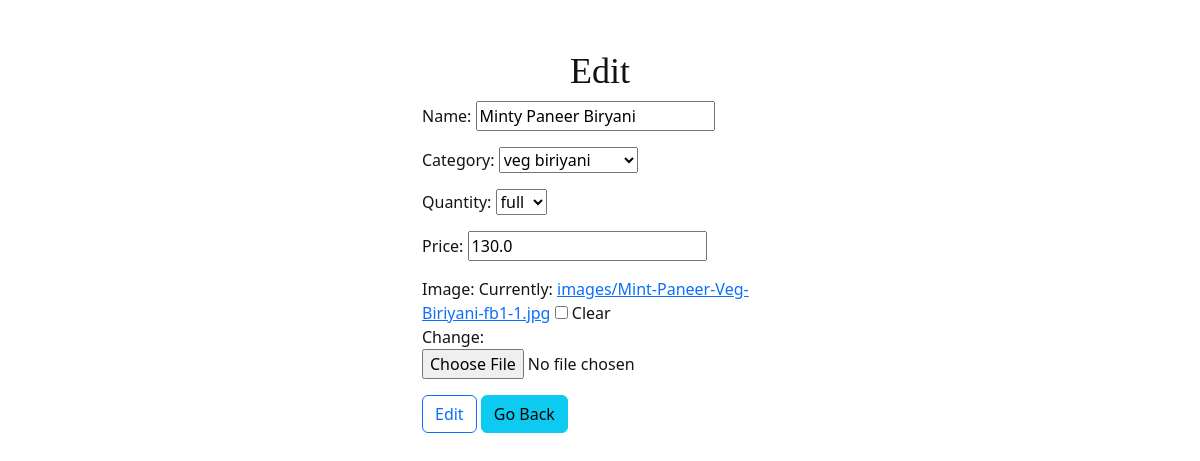
Screenshot of /biriyani/change/4 with the database file from the repository.
### api/models.py (models this page shows, shortened)
class Biriyani(models.Model):
    name=models.CharField(max_length=200)
    category=models.ForeignKey(Category,on_delete=models.CASCADE)
    options=(
        ('half','half'),
        ('full','full')
        )
    quantity=models.CharField(max_length=200,choices=options,default='full')
    options=(
         ('in cart','in cart'),
         ('order placed','order placed'),
         ('order cancelled','order cancelled')
    )
    status=models.CharField(max_length=200,choices=options,default='in cart')
    price=models.FloatField()
    image=models.ImageField(upload_to='images',blank=True,null=True)

class Category(models.Model):
    name=models.CharField(max_length=200,unique=True)
    def __str__(self) -> str:
        return self.name

### myapp/views.py (the view, shortened to what this page needs)
# urls.py: path("biriyani/change/<int:pk>",BiriyaniEditView.as_view(),name="biri-edit"),
class BiriyaniEditView(View):
    def get(self,request,*args,**kwargs):
        id=kwargs.get("pk")
        obj=Biriyani.objects.get(id=id)
        form=BiriyaniForm(instance=obj)
        return render(request,"myapp/biri-edit.html",{"form":form})

### myapp/forms.py
class BiriyaniForm(forms.ModelForm):
    class Meta:
        model=Biriyani
        fields=[
            "name",
            "category",
            "quantity",
            "price",
            "image"
        ]

### myapp/templates/myapp/biri-edit.html (shortened to what this page needs)
<!DOCTYPE html>
<html lang="en">
{% load static %}
<head>
    <link href="https://cdn.jsdelivr.net/npm/bootstrap@5.3.0/dist/css/bootstrap.min.css" rel="stylesheet">
    <link rel="stylesheet" type="text/css" href="{% static 'css/styles.css' %}">
</head>
<body>
    <h1>Edit</h1>
    <div class="container">
        <div class="row">
            <div class="col-4"></div>
            <div class="col-4">
                <form action="" method="post">
                    {{form.as_p}}
                    <button type="submit" class="btn btn-outline-primary">Edit</button>
                    <a href="{%url 'biri-list' %}" class=" btn btn-info">Go Back</a>
                </form>
            </div>
            <div class="col-4"></div>
        </div>
    </div>
</body>
</html>

### myapp/static/css/styles.css (style rules this page uses)
body { background-image: url("https://b.zmtcdn.com/data/pictures/chains/0/19121480/3b7c2f5842c2bea00ed085b280b3cf9b.jpg"); }

### myapp/templates/myapp/biri-edit.html (style rules this page uses)
h1 { color: #121213; font-family: Fantasy; font-size: 36px; text-align: center; margin-top: 50px; }
form p { color: rgb(20, 20, 20); }

### rows the page displays
Biriyani: name "Minty Paneer Biryani", category "veg biriyani", quantity "full", price "130.0"
